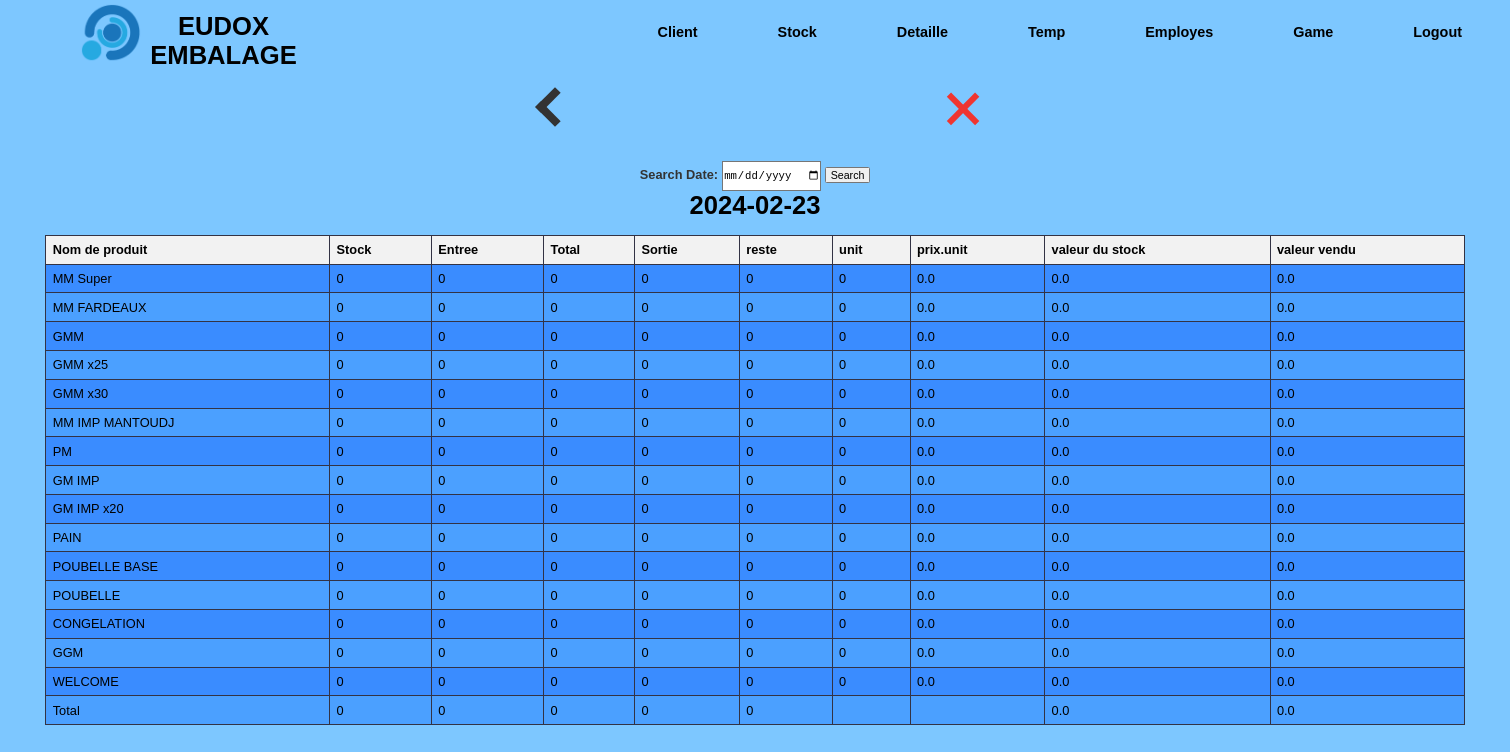
Screenshot of /stock/view with the database file from the repository.
### tables this page shows
CREATE TABLE stv (
        id INTEGER PRIMARY KEY AUTOINCREMENT,
        date TEXT NOT NULL,
        MM_super_st INTEGER NOT NULL,
        MM_super_e INTEGER NOT NULL,
        MM_super_so INTEGER NOT NULL,
        MM_Fardeaux_st INTEGER NOT NULL,
        MM_Fardeaux_e INTEGER NOT NULL,
        MM_Fardeaux_so INTEGER NOT NULL,
        GMM_st INTEGER NOT NULL,
        GMM_e INTEGER NOT NULL,
        GMM_so INTEGER NOT NULL,
        GMM_x25_st INTEGER NOT NULL,
        GMM_x25_e INTEGER NOT NULL,
        GMM_x25_so INTEGER NOT NULL,
        GMM_x30_st INTEGER NOT NULL,
        GMM_x30_e INTEGER NOT NULL,
        GMM_x30_so INTEGER NOT NULL,
        MM_IMP_MANTOUDJ_st INTEGER NOT NULL,
        MM_IMP_MANTOUDJ_e INTEGER NOT NULL,
        MM_IMP_MANTOUDJ_so INTEGER NOT NULL,
        PM_st INTEGER NOT NULL,
        PM_e INTEGER NOT NULL,
        PM_so INTEGER NOT NULL,
        GM_IMP_st INTEGER NOT NULL,
        GM_IMP_e INTEGER NOT NULL,
        GM_IMP_so INTEGER NOT NULL,
        GM_IMP_x20_st INTEGER NOT NULL,
        GM_IMP_x20_e INTEGER NOT NULL,
        GM_IMP_x20_so INTEGER NOT NULL,
        PAIN_st INTEGER NOT NULL,
        PAIN_e INTEGER NOT NULL,
        PAIN_so INTEGER NOT NULL,
        POUBELLE_BASE_st INTEGER NOT NULL,
        POUBELLE_BASE_e INTEGER NOT NULL,
        POUBELLE_BASE_so INTEGER NOT NULL,
        POUBELLE_st INTEGER NOT NULL,
        POUBELLE_e INTEGER NOT NULL,
        POUBELLE_so INTEGER NOT NULL,
        CONGELATION_st INTEGER NOT NULL,
        CONGELATION_e INTEGER NOT NULL,
        CONGELATION_so INTEGER NOT NULL,
        GGM_st INTEGER NOT NULL,
        GGM_e INTEGER NOT NULL,
        GGM_so INTEGER NOT NULL,
        WELCOME_st INTEGER NOT NULL,
        WELCOME_e INTEGER NOT NULL,
        WELCOME_so INTEGER NOT NULL
    );

CREATE TABLE upt (
        id INTEGER PRIMARY KEY AUTOINCREMENT,
        date TEXT NOT NULL,
        num INTEGER NOT NULL,
        u INTEGER NOT NULL,
        up REAL NOT NULL
    );

### app.py (the view)
@app.route('/stock/view', methods=['POST', 'GET'])
def view_stock():
    if request.method == 'POST':
        today_date = request.form.get('search_date', datetime.now().strftime("%Y-%m-%d"), None)
        if not today_date:
            today_date = datetime.now().strftime("%Y-%m-%d")
    else:
        today_date = datetime.now().strftime("%Y-%m-%d")
    conn = sqlite3.connect('form_data.db')
    cursor = conn.cursor()
    cursor.execute('SELECT * FROM stv WHERE date = ?', (today_date,))
    stock_data = cursor.fetchone()
    cursor.execute('SELECT u, up FROM upt WHERE date = ?', (today_date,))
    vals = cursor.fetchall()
    conn.close()
    product_names = ["MM Super", "MM FARDEAUX", "GMM", "GMM x25", "GMM x30", "MM IMP MANTOUDJ", "PM", "GM IMP", "GM IMP x20", "PAIN", "POUBELLE BASE", "POUBELLE", "CONGELATION", "GGM", "WELCOME"]
    total_stock = sum(stock_data[i * 3 + 2] for i in range(len(product_names)))
    total_entree = sum(stock_data[i * 3 + 3] for i in range(len(product_names)))
    total_sort = sum(stock_data[i * 3 + 4] for i in range(len(product_names)))
    total_rest = sum(stock_data[i * 3 + 2] + stock_data[i * 3 + 3] - stock_data[i * 3 + 4] for i in range(len(product_names)))
    total_v_stock = sum((stock_data[i * 3 + 2] + stock_data[i * 3 + 3] - stock_data[i * 3 + 4]) * vals[i][0] * vals[i][1] for i in range(len(product_names)))
    total_v_vendu = sum(stock_data[i * 3 + 4] * vals[i][0] * vals[i][1] for i in range(len(product_names)))
    return render_template('s_view.html', stock_data=stock_data, vals=vals, product_names=product_names, td=today_date,
                           total_stock=total_stock, total_entree=total_entree, total_sort=total_sort,
                           total_rest=total_rest, total_v_stock=total_v_stock, total_v_vendu=total_v_vendu)

### templates/s_view.html (shortened to what this page needs)
{% extends 'main.html' %}
{% block top %}
<a href="/stock" id="back"><div class="thick-arrow-left"></div></a>
<a href="/main" id="aclose"><div class="close"></div></a>
{% endblock %}
{% block bot %}
<form method="POST" action="/stock/view">
  <b><label for="search_date">Search Date:</label></b>
  <input type="date" id="search_date" name="search_date">
  <button type="submit">Search</button>
</form>
<h1>{{ stock_data[1] }}</h1>
<table>
  <tr>
    <th>Nom de produit</th>
    <th>Stock</th>
    <th>Entree</th>
    <th>Total</th>
    <th>Sortie</th>
    <th>reste</th>
    <th>unit</th>
    <th>prix.unit</th>
    <th>valeur du stock</th>
    <th>valeur vendu</th>
  </tr>
  {% for i in range(15) %}
    <tr>
      <td>{{ product_names[i] }}</td>
      <td>{{ stock_data[i * 3 + 2] }}</td>
      <td>{{ stock_data[i * 3 + 3] }}</td>
      <td>{{ stock_data[i * 3 + 2] + stock_data[i * 3 + 3] }}</td>
      <td>{{ stock_data[i * 3 + 4] }}</td>
      <td>{{ stock_data[i * 3 + 2] + stock_data[i * 3 + 3] - stock_data[i * 3 + 4] }}</td>
      <td contenteditable="true" onblur="updateValue(this.innerText, {{ i }}, 0, '{{ stock_data[1] }}')">{{ vals[i][0] }}</td>
      <td contenteditable="true" onblur="updateValue(this.innerText, {{ i }}, 1, '{{ stock_data[1] }}')">{{ vals[i][1] }}</td>
      <td>{{ (stock_data[i * 3 + 2] + stock_data[i * 3 + 3] - stock_data[i * 3 + 4]) * vals[i][0] * vals[i][1] }}</td>
      <td>{{ stock_data[i * 3 + 4] * vals[i][0] * vals[i][1] }}</td>
    </tr>
  {% endfor %}
  <tr>
    <td>Total</td>
    <td>{{ total_stock }}</td>
    <td>{{ total_entree }}</td>
    <td>{{ total_stock + total_entree }}</td>
    <td>{{ total_sort }}</td>
    <td>{{ total_rest }}</td>
    <td></td>
    <td></td>
    <td>{{ total_v_stock }}</td>
    <td>{{ total_v_vendu }}</td>
  </tr>
</table>
{% endblock %}

### static/css/style.css (style rules this page uses)
body, h1, h2, h3, p, ul, li { margin: 0; padding: 0; }
body { font-family: Arial, sans-serif; background-color: #7dc7ff; zoom: 80%; }
a { color: inherit; text-decoration: none; }
#aclose { margin-left: 28vw; }
.thick-arrow-left { margin: 35px; width: 25px; height: 25px; border: 10px solid #333; border-left: 0; border-top: 0; transform: rotate(135deg); }
#back { margin-left: 34%; }
.close { margin: 30px; background: #f03530; height: 50px; position: relative; width: 8px; transform: rotate(45deg); }
.close:after { background: #f03530; content: ""; height: 8px; left: -21px; position: absolute; top: 21px; width: 50px; }
.bot_side label { color: #333; }
.bot_side input { height: 35px; }

### templates/s_view.html (style rules this page uses)
table { border-collapse: collapse; width: 94%; margin: 3%; margin-top: 1%; }
th, td { border: 1px solid #333344; padding: 8px; text-align: left; }
th { background-color: #f2f2f2; }
tr:nth-child(even) td { background-color: #3a8cff; }
tr:nth-child(odd) td { background-color: #4ba0ff; }

### rows the page displays
stv: date "2024-02-23", MM_super_st "0" "0" "0" "0" "0" "0" "0" "0" "0" "0" "0" "0" "0" "0" "0", MM_super_e "0" "0" "0" "0" "0" "0" "0" "0" "0" "0" "0" "0" "0" "0" "0", stock_data[i*3+2]+stock_data[i*3+3] "0" "0" "0" "0" "0" "0" "0" "0" "0" "0" "0" "0" "0" "0" "0", MM_super_so "0" "0" "0" "0" "0" "0" "0" "0" "0" "0" "0" "0" "0" "0" "0", MM_super_st+MM_super_e+MM_super_so "0" "0" "0" "0" "0" "0" "0" "0" "0" "0" "0" "0" "0" "0" "0", MM_super_st+MM_super_e+MM_super_so "0.0" "0.0" "0.0" "0.0" "0.0" "0.0" "0.0" "0.0" "0.0" "0.0" "0.0" "0.0" "0.0" "0.0" "0.0", stock_data[i*3+4]*vals[i][0]*vals[i][1] "0.0" "0.0" "0.0" "0.0" "0.0" "0.0" "0.0" "0.0" "0.0" "0.0" "0.0" "0.0" "0.0" "0.0" "0.0"
upt: u "0", up "0.0"
upt: u "0", up "0.0"
upt: u "0", up "0.0"
upt: u "0", up "0.0"
upt: u "0", up "0.0"
upt: u "0", up "0.0"
upt: u "0", up "0.0"
upt: u "0", up "0.0"
upt: u "0", up "0.0"
upt: u "0", up "0.0"
upt: u "0", up "0.0"
upt: u "0", up "0.0"
upt: u "0", up "0.0"
upt: u "0", up "0.0"
upt: u "0", up "0.0"

### other values shown
{{ product_names[i] }} "MM Super" "MM FARDEAUX" "GMM" "GMM x25" "GMM x30" "MM IMP MANTOUDJ" "PM" "GM IMP" "GM IMP x20" "PAIN" "POUBELLE BASE" "POUBELLE" "CONGELATION" "GGM" "WELCOME"
{{ total_stock }} "0"
{{ total_entree }} "0"
{{ total_stock + total_entree }} "0"
{{ total_sort }} "0"
{{ total_rest }} "0"
{{ total_v_stock }} "0.0"
{{ total_v_vendu }} "0.0"
